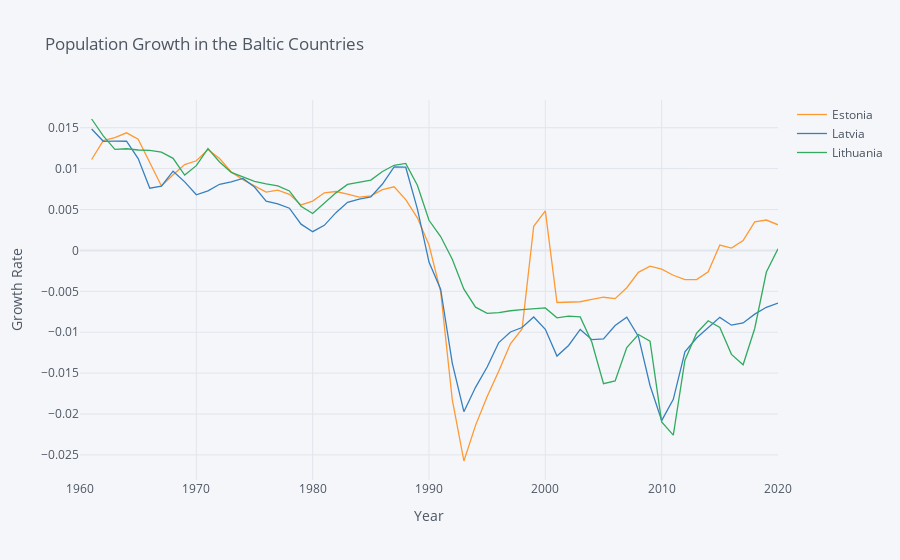
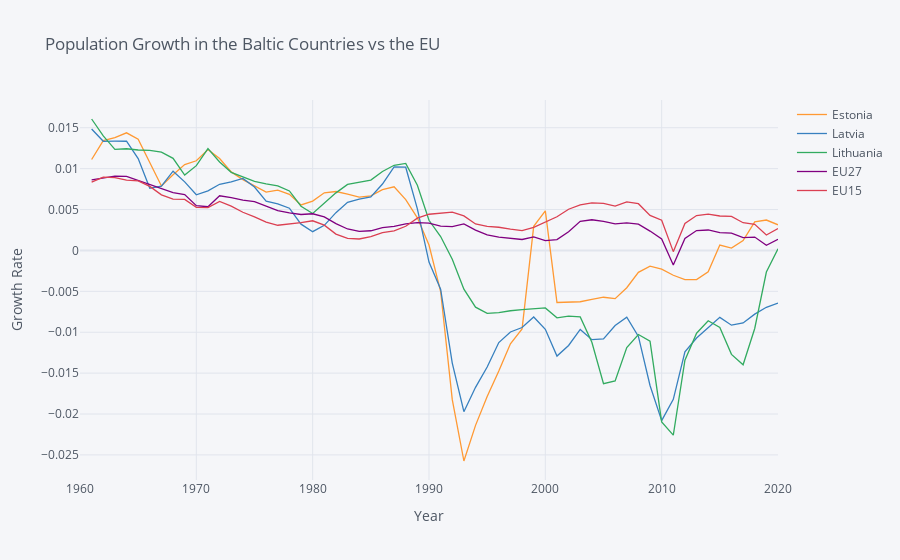

Notebook cell for these charts, in order:
### Markdown cell above
The following cells use these functions in order to visualize the different indicators.

### Code cell
graph_log({"SP.POP.TOTL":"Population"}, baltic, "Population Growth in the Baltic Countries", "Growth Rate")
eu_log_comparison_graph({"SP.POP.TOTL":"Population"}, "Population Growth in the Baltic Countries vs the EU", "Growth Rate")
